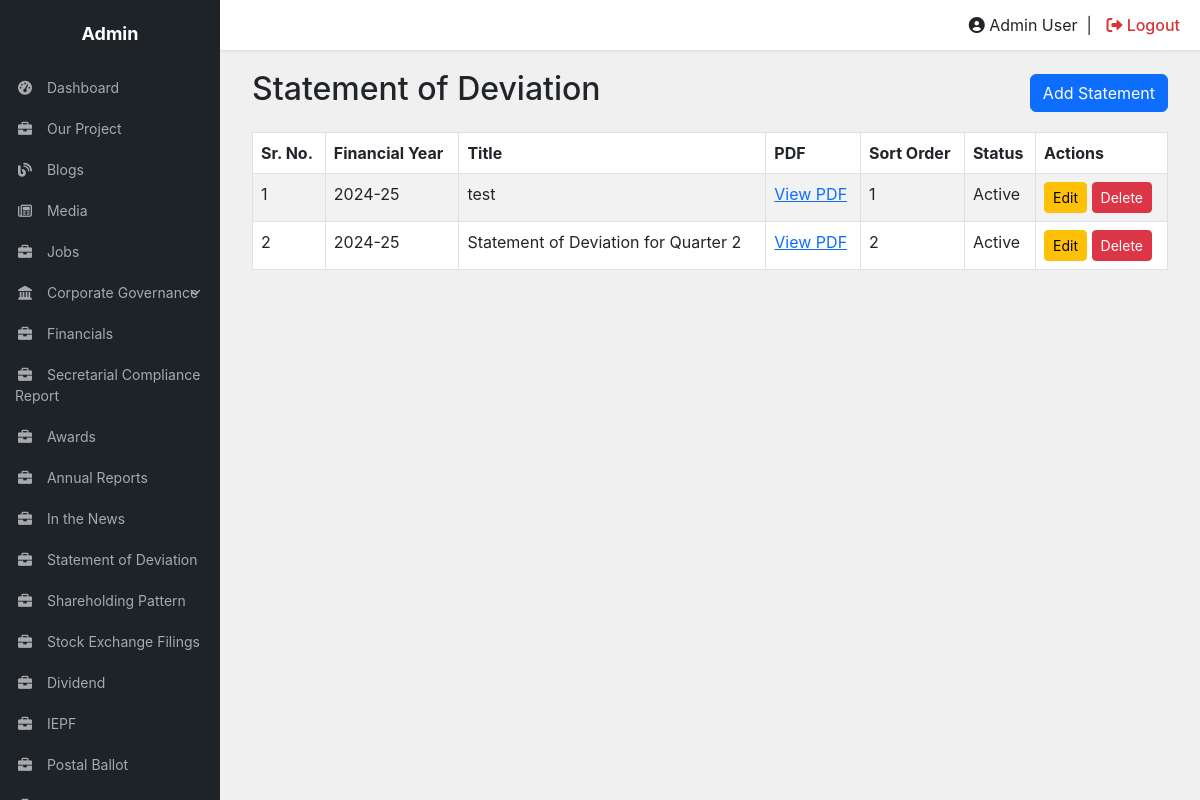
/crm/statement-of-deviation/ (signed in), run on the app's committed database.
### tables this page shows
CREATE TABLE `statement_of_deviations` (
  `id` int(11) NOT NULL,
  `title` varchar(255) NOT NULL,
  `pdf_file` varchar(500) DEFAULT NULL,
  `financial_year` varchar(20) NOT NULL,
  `sort_order` int(11) DEFAULT '0',
  `status` tinyint(1) DEFAULT '1',
  `created_at` timestamp NOT NULL DEFAULT CURRENT_TIMESTAMP,
  `updated_at` timestamp NOT NULL DEFAULT CURRENT_TIMESTAMP ON UPDATE CURRENT_TIMESTAMP
);

### crm/statement-of-deviation/form_helpers.php (called while the page is built, shortened)
<?php
function e($value) {
    return htmlspecialchars((string)$value, ENT_QUOTES, 'UTF-8');
}

### crm/statement-of-deviation/index.php (the view, shortened to what this page needs)
<?php
require_once __DIR__ . '/../../dbc.php';
$result = $conn->query("SELECT id, title, financial_year, pdf_file, sort_order, status FROM statement_of_deviations ORDER BY financial_year DESC, sort_order ASC, id DESC");
$rows = $result ? $result->fetch_all(MYSQLI_ASSOC) : [];
include __DIR__ . '/../includes/header.php';
?>
<div class="container-fluid">
  <div class="d-flex justify-content-between align-items-center mb-3">
    <h2>Statement of Deviation</h2>
    <a class="btn btn-primary" href="add.php">Add Statement</a>
  </div>
  <div class="table-responsive">
    <table class="table table-bordered table-striped">
      <thead><tr><th>Sr. No.</th><th>Financial Year</th><th>Title</th><th>PDF</th><th>Sort Order</th><th>Status</th><th>Actions</th></tr></thead>
      <tbody>
      <?php if ($rows): foreach ($rows as $i => $row): ?>
        <tr>
          <td><?= $i + 1 ?></td><td><?= e($row['financial_year']) ?></td><td><?= e($row['title']) ?></td>
          <td><?php if ($row['pdf_file']): ?><a target="_blank" rel="noopener" href="/ajmera/<?= e(ltrim($row['pdf_file'], '/')) ?>">View PDF</a><?php else: ?>—<?php endif; ?></td>
          <td><?= (int)$row['sort_order'] ?></td><td><?= (int)$row['status'] ? 'Active' : 'Inactive' ?></td>
          <td><a class="btn btn-sm btn-warning" href="edit.php?id=<?= (int)$row['id'] ?>">Edit</a>
            <form method="post" action="delete.php" style="display:inline" onsubmit="return confirm('Delete this record?')">
              <button class="btn btn-sm btn-danger" type="submit">Delete</button>
            </form>
          </td>
        </tr>
      <?php endforeach; else: ?><tr><td colspan="7" class="text-center">No records found.</td></tr><?php endif; ?>
      </tbody>
    </table>
  </div>
</div>
<?php include __DIR__ . '/../includes/footer.php'; ?>

### crm/includes/header.php (style rules this page uses)
body { background-color: #f0f0f1; font-family: -apple-system, BlinkMacSystemFont, "Segoe UI", Roboto, Oxygen-Sans, Ubuntu, Cantarell, "Helvetica Neue", sans-serif; margin: 0; overflow-x: hidden; }

### data on the page
statement_of_deviations: financial_year "2024-25", title "test", sort_order "1", status "Active"
statement_of_deviations: financial_year "2024-25", title "Statement of Deviation for Quarter 2", sort_order "2", status "Active"
